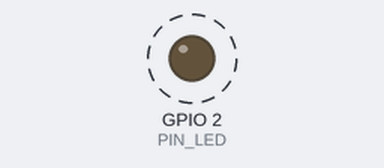
Recording of a sketch running on a simulated ESP32. Shown: output pins drawn as LEDs (lit = HIGH). Dashed ring = blinking.

Above: at 0.5 s.
Timing chart, 0 to 3.0 s (numbered marks = the images above):
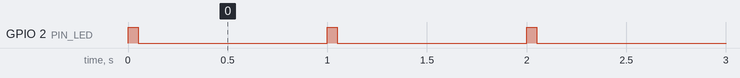

Measured:
- by itself, GPIO 2 (PIN_LED): alternates HIGH for 0.05 s and LOW for 0.95 s

The sketch:

Test_ESPNOW_Slave.ino
```cpp
#include <WiFi.h>
#include <esp_now.h>
#include <esp_wifi.h>

#define ESPNOW_CHANNEL 1
#define PIN_LED 2

uint8_t BROADCAST_MAC[6] = {0xFF, 0xFF, 0xFF, 0xFF, 0xFF, 0xFF};

enum MsgType : uint8_t { MSG_HELLO = 1, MSG_PING = 2, MSG_ACK = 3 };

struct __attribute__((packed)) HelloMsg {
  uint8_t type;
  uint8_t mac[6];
  uint32_t uptime;
};

struct __attribute__((packed)) PingMsg {
  uint8_t type;
  uint16_t seq;
  uint32_t uptime;
};

struct __attribute__((packed)) AckMsg {
  uint8_t type;
  uint16_t seq;
  uint32_t uptime;
};

bool haveMaster = false;
uint8_t masterMac[6] = {0};

unsigned long lastHelloMs = 0;

void addPeer(const uint8_t *mac) {
  esp_now_peer_info_t peer = {};
  memcpy(peer.peer_addr, mac, 6);
  peer.channel = ESPNOW_CHANNEL;
  peer.encrypt = false;
  peer.ifidx = WIFI_IF_STA;
  esp_now_add_peer(&peer);
}

void blinkFast() {
  digitalWrite(PIN_LED, HIGH);
  delay(40);
  digitalWrite(PIN_LED, LOW);
}

// NEW signature (ESP32 Arduino 3.x / IDF5)
void onRecv(const esp_now_recv_info_t *recv_info, const uint8_t *data, int len) {
  if (len < 1) return;

  uint8_t t = data[0];

  if (t == MSG_PING && len >= (int)sizeof(PingMsg)) {
    PingMsg p;
    memcpy(&p, data, sizeof(p));

    if (!haveMaster) {
      memcpy(masterMac, recv_info->src_addr, 6);
      haveMaster = true;
      addPeer(masterMac);
    }

    AckMsg a;
    a.type = MSG_ACK;
    a.seq = p.seq;
    a.uptime = millis();

    esp_now_send(masterMac, (uint8_t *)&a, sizeof(a));
    blinkFast();
  }
}

void setup() {
  pinMode(PIN_LED, OUTPUT);
  digitalWrite(PIN_LED, LOW);

  WiFi.mode(WIFI_STA);
  esp_wifi_set_channel(ESPNOW_CHANNEL, WIFI_SECOND_CHAN_NONE);

  if (esp_now_init() != ESP_OK) {
    while (true) {
      digitalWrite(PIN_LED, HIGH);
      delay(300);
      digitalWrite(PIN_LED, LOW);
      delay(300);
    }
  }

  esp_now_register_recv_cb(onRecv);
  addPeer(BROADCAST_MAC);
}

void loop() {
  unsigned long now = millis();
  if (now - lastHelloMs >= 500) {
    lastHelloMs = now;

    uint8_t myMac[6];
    esp_wifi_get_mac(WIFI_IF_STA, myMac);

    HelloMsg h;
    h.type = MSG_HELLO;
    memcpy(h.mac, myMac, 6);
    h.uptime = millis();

    esp_now_send(BROADCAST_MAC, (uint8_t *)&h, sizeof(h));
  }

  if (!haveMaster) {
    digitalWrite(PIN_LED, HIGH);
    delay(50);
    digitalWrite(PIN_LED, LOW);
    delay(950);
  } else {
    delay(50);
  }
}
```
